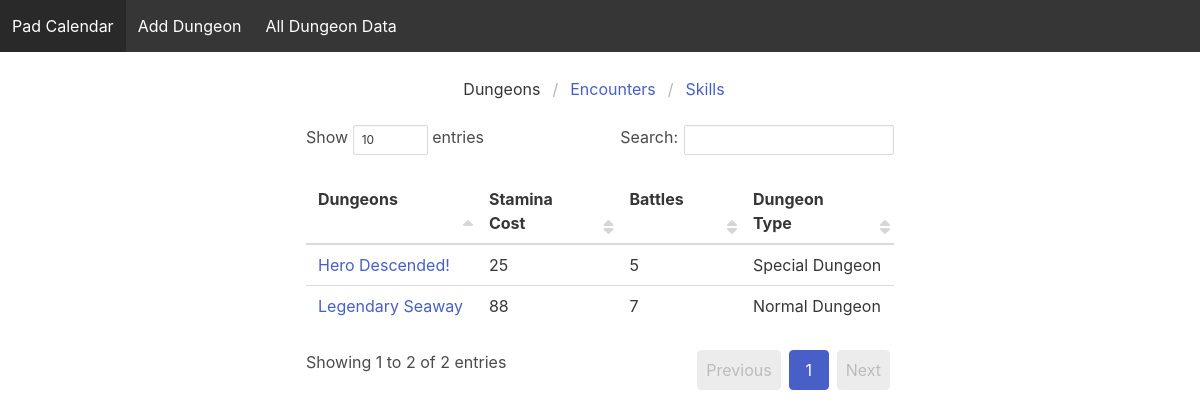
/all/dungeons, run on an earlier commit of the app's database.
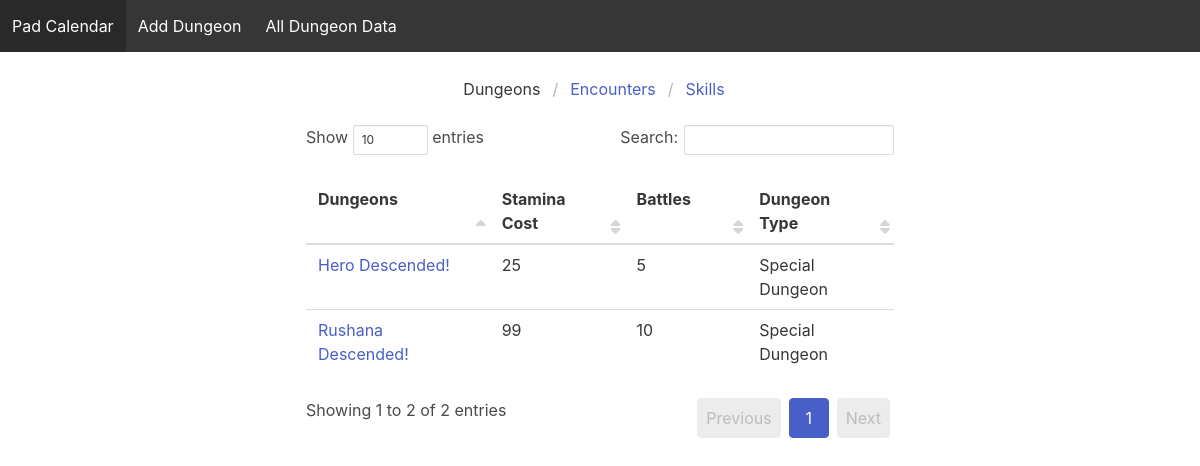
And on a later commit of the database.
### dungeon/models.py (models this page shows, shortened)
class Dungeon(models.Model):
    jpnTitle = models.CharField(default="", max_length=50)
    altTitle = models.CharField(default="", max_length=50)
    altTitle2 = models.CharField(default="", max_length=50)
    stamina = models.CharField(default="", max_length=10)
    battles = models.CharField(default="", max_length=10)
    dungeonType = models.CharField(default="", max_length=30)
    dungeonLink = models.TextField(default="")
    daily = models.BooleanField(default=False)
    monsters = models.ManyToManyField(Monster)
    repeat = models.CharField(default="", max_length=10)

### dungeon/views.py (the view)
# urls.py: path('all/dungeons', dv.allDungeons),
def allDungeons(request):
    dungeons = Dungeon.objects.order_by('altTitle').all()
    template = 'allDungeons.html'
    context = {'dungeons': dungeons}
    return render(request, template, context)

### templates/allDungeons.html (shortened to what this page needs)
{% extends 'home.html' %}
{% block content %}
    <nav class="breadcrumb is-centered" aria-label="breadcrumbs" style="margin-top: 25px;">
        <ul>
            <li class="is-active"><a href="/all/dungeons">Dungeons</a></li>
            <li><a href="/all/encounters">Encounters</a></li>
            <li><a href="/all/skills">Skills</a></li>
        </ul>
    </nav>
    <div class="columns is-centered is-fluid">
        <div class="column is-half">
            <table class="table is-fullwidth" id="myTable">
                <thead>
                <tr>
                    <th>Dungeons</th>
                    <th>Stamina Cost</th>
                    <th>Battles</th>
                    <th>Dungeon Type</th>
                </tr>
                </thead>
                <tbody>
                {% for dungeon in dungeons %}
                    <tr>
                        <td><a href="/dungeon/{{ dungeon.id }}"> {{ dungeon.altTitle }} </a></td>
                        <td> {{ dungeon.stamina }}</td>
                        <td> {{ dungeon.battles }}</td>
                        <td> {{ dungeon.dungeonType }}</td>
                    </tr>
                {% endfor %}
                </tbody>
            </table>
        </div>
    </div>
{% endblock %}

What changed in the data, as far as the page shows it:
removed Dungeon: altTitle "Legendary Seaway", stamina "88", battles "7", dungeonType "Normal Dungeon"
added Dungeon: altTitle "Rushana Descended!", stamina "99", battles "10", dungeonType "Special Dungeon"
